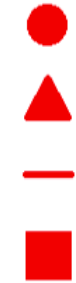
#> input picture GroundStation/Pilot_Gui/detection/shapes.png, 76 x 283 px
$ python shape_detection.py
#> lines starting #> are read from the running program, lines starting #| are printed output that depends on the picture; after the words box and inside, x2 and y2 are one past the last pixel; in counts of white or black regions, pixels touching at a corner belong together
import time
import pickle
import socket
import struct
import cv2
import numpy as np
import math
from threading import Thread

def nothing(x):
    print('Nothing')

cv2.namedWindow('Output')
cv2.createTrackbar('adaptation', 'Output', 127, 255, nothing)

class VideoGet():
    def __init__(self):
        self.HOST = "169.254.196.68"
        self._PORT = 8480
        self.frame_data_send = ""

    def connect(self):
        while True:

            self.s = socket.socket(socket.AF_INET, socket.SOCK_STREAM)
            self.s.settimeout(1)
            print('Socket created Video_Getter')

            try:
                self.s.setsockopt(socket.SOL_SOCKET, socket.SO_REUSEADDR, 1)
                self.s.bind((self.HOST, self._PORT))
                print("self.host", self._PORT)
                print('Socket bind complete Video_Getter')
                self.connected = True
                self.msg = "Connection is Completed Video_Getter"
                self.s.listen(10)
                print('Socket now listening Video_Getter')
                self.conn, self.addr = self.s.accept()
                self.connected = True
                break

            except socket.error as msg:
                print(msg, "in Video_Getter ")
                self.msg = "Try to Connect"
                time.sleep(1)
        self.data = b""
        self.payload_size = struct.calcsize(">L")

    def start(self):
        Thread(target=self.get, args=()).start()
        return self

    def get(self):
        self.connect()

        start = time.time()
        while True:
            if time.time() - start > 1:
                start = time.time()

            while len(self.data) < self.payload_size:
                self.data += self.conn.recv(4096)
                if self.data == b'':
                    if self.connected == True:
                        start = time.time()
                    self.connected = False
                    if self.connected == False and time.time() > 1:
                        self.connect()

            packed_msg_size = self.data[:self.payload_size]
            self.data = self.data[self.payload_size:]
            msg_size = struct.unpack(">L", packed_msg_size)[0]
            while len(self.data) < msg_size:
                self.data += self.conn.recv(4096)
                if self.data == b'':
                    if self.connected == True:
                        start = time.time()
                    self.connected = False
                    if self.connected == False and time.time() > 1:
                        self.connect()
            self.frame_data = self.data[:msg_size]
            self.frame_data_send = self.frame_data
            self.data = self.data[msg_size:]


class Mouse():
    def __init__(self):
        self.font = cv2.FONT_HERSHEY_PLAIN
        self.leftTop    = None
        self.rightTop   = None
        self.leftBottom = None
        self.rightBottom= None
        self.draw_counter = 0

    # [21 lines left out: function mouse_drawing, not called in this run]

class ShapeDetection:
    def __init__(self):
        self.frame = None
        self.triangle_ctr = 0
        self.line_ctr = 0
        self.square_ctr = 0
        self.circle_ctr = 0
        self.LH = 127
        thresh1 = None
        self.gray = None
        self.triangle_countour = None
        self.triangle_countour_2 = None
        self.mid_points = []
        self.output = cv2.imread('shapes.png')
#> self.output is the input picture: shape (283, 76, 3); mean B, G, R 193.2, 193, 251.9
        self.triangle = cv2.imread('triangle.jpeg')
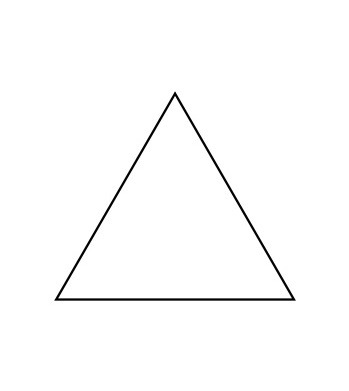
#> input picture GroundStation/Pilot_Gui/detection/triangle.jpeg, 349 x 391 px
#> self.triangle is the input picture: shape (391, 349, 3); min 0, max 255, mean 251.9
        self.template_triangle()

    # [4 lines left out: function start, not called in this run]


    def template_triangle(self):
        triangle_gray = cv2.cvtColor(self.triangle, cv2.COLOR_BGR2GRAY)
        ret, thresh1 = cv2.threshold(triangle_gray, 180, 255, 0)
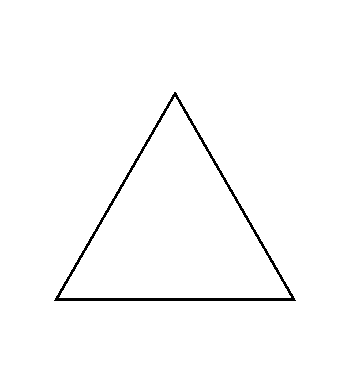
#> thresh1: shape (391, 349); 98.5% white; black in thin lines or dots, all inside (x1, y1, x2, y2) = (54, 92, 296, 301)
        contours, _ = cv2.findContours(thresh1, cv2.RETR_CCOMP, cv2.CHAIN_APPROX_SIMPLE)
#> contours = 3 contours; box (x1, y1, x2, y2) and area: (0, 0, 349, 391) 135720, (53, 91, 297, 302) 25801, (59, 97, 291, 298) 23174
        self.triangle_contour = contours[0]
#> self.triangle_contour = contour of 341 points, box (x1, y1, x2, y2) (59, 97, 291, 298), area 23174

    # [163 lines left out: functions detectShape, detectType, not called in this run]


video_getter = VideoGet()
video_getter.start()

mouse = Mouse()
shapeDetector = ShapeDetection()
frame_loop = False

while True:
    if video_getter.frame_data_send != "":
        frame_bytes = video_getter.frame_data_send
    else:
        continue
    frame = pickle.loads(frame_bytes, fix_imports=True, encoding="bytes")
    frame = cv2.imdecode(frame, cv2.IMREAD_COLOR)

    LH = cv2.getTrackbarPos('adaptation', 'Output')
    # Perspective Transformation on click
    if mouse.draw_counter == 4:
        src_pts = np.array([mouse.leftTop, mouse.rightTop, mouse.rightBottom, mouse.leftBottom], dtype=np.float32)
        dst_pts = np.array([[0, 0], [640, 0], [640, 480], [0, 480]], dtype=np.float32)
        M = cv2.getPerspectiveTransform(src_pts, dst_pts)
        warp = cv2.warpPerspective(frame, M, (640, 480))
        shapeDetector.start(warp, LH)
    else:
        shapeDetector.start(frame, LH)
    # if the 'c' key is pressed, break from the loop
    key = cv2.waitKey(1)

    if key == 27:
        break
